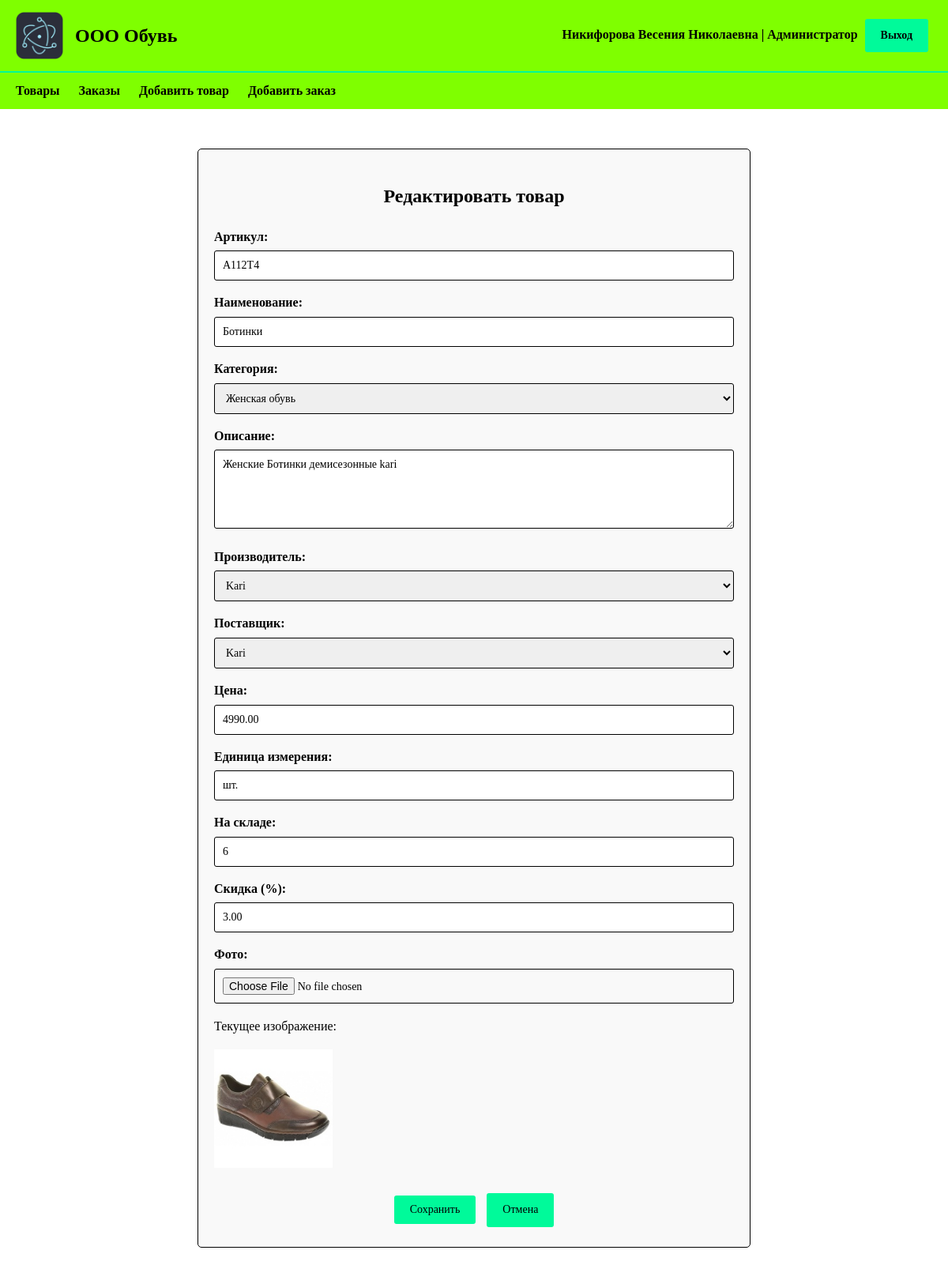
The page /products/1/update/ (signed in) on the database its author committed.
### books/models.py (models this page shows, shortened)
class User(AbstractUser):
    ROLE_CHOICES = (
        ('guest', 'Гость'),
        ('client', 'Авторизированный клиент'),
        ('manager', 'Менеджер'),
        ('admin', 'Администратор'),
    )
    role = models.CharField(max_length=20, choices=ROLE_CHOICES, default='client')
    fio = models.CharField(max_length=200, blank=True, verbose_name='ФИО')
    groups = models.ManyToManyField(
        'auth.Group',
        related_name='books_user_set',
        blank=True
    )
    user_permissions = models.ManyToManyField(
        'auth.Permission',
        related_name='books_user_permissions_set',
        blank=True
    )
    class Meta:
        verbose_name = 'Пользователь'
        verbose_name_plural = 'Пользователи'

class Product(models.Model):
    article = models.CharField(max_length=20, unique=True, verbose_name='Артикул')
    name = models.CharField(max_length=200, verbose_name='Наименование')
    category = models.ForeignKey(Category, on_delete=models.CASCADE, related_name='products', verbose_name='Категория')
    description = models.TextField(verbose_name='Описание')
    manufacturer = models.ForeignKey(Manufacturer, on_delete=models.CASCADE, related_name='products',
                                     verbose_name='Производитель')
    supplier = models.ForeignKey(Supplier, on_delete=models.CASCADE, related_name='products', verbose_name='Поставщик')
    price = models.DecimalField(max_digits=10, decimal_places=2, verbose_name='Цена')
    unit = models.CharField(max_length=20, default='пара', verbose_name='Единица измерения')
    stock_quantity = models.IntegerField(default=0, verbose_name='На складе')
    discount = models.DecimalField(max_digits=5, decimal_places=2, default=0, verbose_name='Скидка (%)')
    image = models.ImageField(upload_to='products/', null=True, blank=True, verbose_name='Фото')
    created_at = models.DateTimeField(auto_now_add=True)
    updated_at = models.DateTimeField(auto_now=True)
    class Meta:
        verbose_name = 'Товар'
        verbose_name_plural = 'Товары'
        ordering = ['name']

### books/views.py (the view)
# urls.py: path('products/<int:pk>/update/', views.product_update, name='product_update'),
@login_required
def product_update(request, pk):
    if request.user.role != 'admin':
        messages.error(request, 'У вас нет прав для выполнения этого действия')
        return redirect('books:product_list')
    product = get_object_or_404(Product, pk=pk)
    if request.method == 'POST':
        form = ProductForm(request.POST, request.FILES, instance=product)
        if form.is_valid():
            form.save()
            messages.success(request, 'Товар успешно обновлен')
            return redirect('books:product_list')
    else:
        form = ProductForm(instance=product)
    return render(request, 'product_form.html',
                  {'form': form, 'title': 'Редактировать товар', 'user_role': get_user_role(request.user)})

### books/forms.py (shortened to what this page needs)
class ProductForm(forms.ModelForm):
    class Meta:
        model = Product
        fields = ['article', 'name', 'category', 'description', 'manufacturer',
                  'supplier', 'price', 'unit', 'stock_quantity', 'discount', 'image']
        widgets = {
            'article': forms.TextInput(attrs={'class': 'form-control'}),
            'name': forms.TextInput(attrs={'class': 'form-control'}),
            'category': forms.Select(attrs={'class': 'form-control'}),
            'description': forms.Textarea(attrs={'class': 'form-control', 'rows': 4}),
            'manufacturer': forms.Select(attrs={'class': 'form-control'}),
            'supplier': forms.Select(attrs={'class': 'form-control'}),
            'price': forms.NumberInput(attrs={'class': 'form-control', 'step': '0.01', 'min': '0'}),
            'unit': forms.TextInput(attrs={'class': 'form-control'}),
            'stock_quantity': forms.NumberInput(attrs={'class': 'form-control', 'min': '0'}),
            'discount': forms.NumberInput(attrs={'class': 'form-control', 'step': '0.01', 'min': '0', 'max': '100'}),
            'image': forms.FileInput(attrs={'class': 'form-control'}),
        }

### books/models.py (called while the page is built)
    def __str__(self):
        return self.name

    def __str__(self):
        return self.name

    def __str__(self):
        return self.name

### books/views.py (called while the page is built)
def get_user_role(user):
    if not user.is_authenticated:
        return 'guest'
    return user.role

### books/templates/product_form.html (shortened to what this page needs)
{% extends 'base.html' %}
{% load static %}
{% block content %}
<div class="form-container">
    <h2>{{ title }}</h2>
    <form method="post" enctype="multipart/form-data">
        <div class="form-group">
            {{ form.article.label_tag }}
            {{ form.article }}
        </div>
        <div class="form-group">
            {{ form.name.label_tag }}
            {{ form.name }}
        </div>
        <div class="form-group">
            {{ form.category.label_tag }}
            {{ form.category }}
        </div>
        <div class="form-group">
            {{ form.description.label_tag }}
            {{ form.description }}
        </div>
        <div class="form-group">
            {{ form.manufacturer.label_tag }}
            {{ form.manufacturer }}
        </div>
        <div class="form-group">
            {{ form.supplier.label_tag }}
            {{ form.supplier }}
        </div>
        <div class="form-group">
            {{ form.price.label_tag }}
            {{ form.price }}
        </div>
        <div class="form-group">
            {{ form.unit.label_tag }}
            {{ form.unit }}
        </div>
        <div class="form-group">
            {{ form.stock_quantity.label_tag }}
            {{ form.stock_quantity }}
        </div>
        <div class="form-group">
            {{ form.discount.label_tag }}
            {{ form.discount }}
        </div>
        <div class="form-group">
            {{ form.image.label_tag }}
            {{ form.image }}
            {% if form.instance.image %}
            <p>Текущее изображение:</p>
            <img src="{{ form.instance.image.url }}" width="150">
            {% endif %}
        </div>
        <div class="form-actions">
            <button type="submit" class="btn btn-accent">Сохранить</button>
            <a href="{% url 'books:product_list' %}" class="btn btn-warning">Отмена</a>
        </div>
    </form>
</div>
{% endblock %}

### books/templates/base.html (shortened to what this page needs)
{% load static %}
<!DOCTYPE html>
<html lang="ru">
<head>
    <link rel="stylesheet" href="{% static 'css/style.css' %}">
</head>
<body>
    <div class="header">
        <div style="display: flex; align-items: center; gap: 15px;">
            <img src="{% static 'img/logo.png' %}" alt="Логотип ООО Обувь" class="logo">
            <h1>{{ page_title|default:"ООО Обувь" }}</h1>
        </div>
        <div class="user-info">
            {% if user.is_authenticated %}
                {{ user.fio|default:user.username }} | {{ user.get_role_display }}
                <a href="{% url 'books:logout' %}" class="btn btn-accent">Выход</a>
            {% else %}
                <a href="{% url 'books:login' %}" class="btn btn-accent">Вход</a>
            {% endif %}
        </div>
    </div>
    {% if user.is_authenticated %}
    <nav class="nav-menu">
        <a href="{% url 'books:product_list' %}">Товары</a>
        {% if user.role == 'manager' or user.role == 'admin' %}
        <a href="{% url 'books:order_list' %}">Заказы</a>
        {% endif %}
        {% if user.role == 'admin' %}
        <a href="{% url 'books:product_create' %}">Добавить товар</a>
        <a href="{% url 'books:order_create' %}">Добавить заказ</a>
        {% endif %}
    </nav>
    {% endif %}
    <main class="table-container">
        {% block content %}{% endblock %}
    </main>
</body>
</html>

### static/css/style.css (style rules this page uses)
* { box-sizing: border-box; }
body { font-family: 'Times New Roman', Times, serif; background-color: #FFFFFF; margin: 0; padding: 0; color: #000000; line-height: 1.6; }
.header { background-color: #7FFF00; padding: 15px 20px; display: flex; justify-content: space-between; align-items: center; border-bottom: 2px solid #00FA9A; }
.header h1 { margin: 0; font-size: 24px; }
.logo { max-height: 60px; width: auto; }
.user-info { color: #000000; font-weight: bold; text-align: right; }
.user-info a { color: #000000; text-decoration: none; }
.btn { display: inline-block; padding: 10px 20px; margin: 5px; text-decoration: none; border: none; cursor: pointer; font-family: 'Times New Roman', Times, serif; font-size: 14px; border-radius: 3px; background-color: #00FA9A; color: #000000; }
.btn-accent { background-color: #00FA9A; color: #000000; }
.table-container { margin: 20px; overflow-x: auto; }
.form-container { max-width: 700px; margin: 30px auto; padding: 20px; background-color: #f9f9f9; border: 1px solid #000000; border-radius: 5px; }
.form-container h2 { text-align: center; margin-bottom: 20px; }
.form-group { margin-bottom: 15px; }
.form-group label { display: block; margin-bottom: 5px; font-weight: bold; }
.form-group input, .form-group select, .form-group textarea { width: 100%; padding: 10px; font-family: 'Times New Roman', Times, serif; font-size: 14px; border: 1px solid #000000; border-radius: 3px; }
.form-group textarea { height: 100px; resize: vertical; }
.form-actions { text-align: center; margin-top: 20px; }
.nav-menu { background-color: #7FFF00; padding: 10px 20px; }
.nav-menu a { color: #000000; text-decoration: none; margin-right: 20px; font-weight: bold; }

### rows shown on the page
User: fio "Никифорова Весения Николаевна", role "Администратор"
Product: article "А112Т4", name "Ботинки", category "Женская обувь", description "Женские Ботинки демисезонные kari", manufacturer "Kari", supplier "Kari", price "4990.00", unit "шт.", stock_quantity "6", discount "3.00", instance.image (picture)

### other values the page prints
{{ page_title|default:"ООО Обувь" }} "ООО Обувь"
{{ title }} "Редактировать товар"
